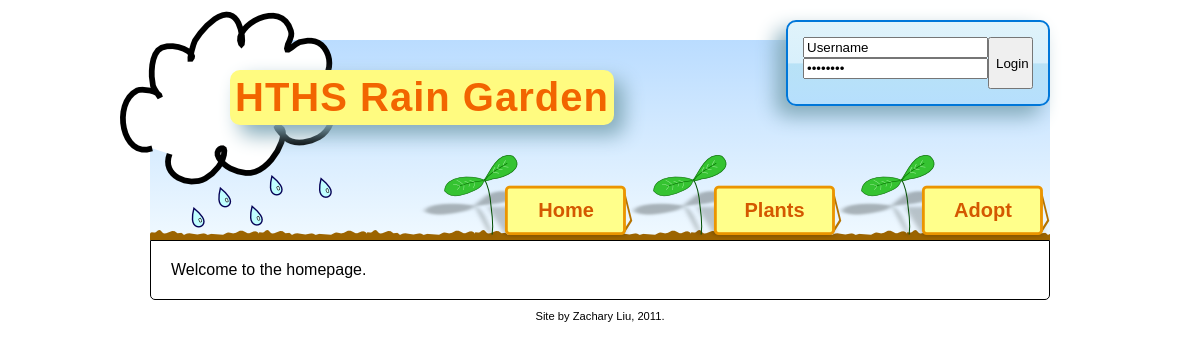
The page / on the database its author committed.
### tables this page shows
CREATE TABLE IF NOT EXISTS `pages` (
  `id` int(11) NOT NULL AUTO_INCREMENT,
  `slug` varchar(100) NOT NULL,
  `name` varchar(100) NOT NULL,
  `content` text NOT NULL,
  PRIMARY KEY (`id`)
);

### application/libraries/Template.php (called while the page is built)
<?php
class Template {
    public function render($name, $content) {
        $CI =& get_instance();
        $data['name'] = $name;
        $data['content'] = $content;
        $CI->load->model('Pages_model');
        $data['list'] = $CI->Pages_model->get_list();
        $CI->load->view('template', $data);
    }
}

### application/controllers/home.php (called while the page is built)
<?php
class Home extends CI_Controller {
    public function index() {
        $name = "Home";
        $content = $this->load->view('home', '', true);
        $this->template->render($name, $content);
    }
}

### index.php (called while the page is built, shortened)
<?php
require_once BASEPATH.'core/CodeIgniter'.EXT;

### application/models/pages_model.php (called while the page is built, shortened)
<?php
class Pages_model extends CI_Model {
	public function get_list() {
		$this->db->select(array('slug', 'name'));
		$this->db->from('pages');
		$query = $this->db->get();
		return $query->result();
	}
}

### application/views/template.php (the view, shortened to what this page needs)
?><!DOCTYPE html>
<html>
<head>
	<link href="<?php echo base_url(); ?>css/main.css" rel="stylesheet" type="text/css" />
</head>
<body>
	<div id="wrap">
		<div id="header">
		<h1><?php echo anchor("", "HTHS Rain Garden"); ?></h1>
		<div id="user">
		</div>
		<ul>
		<?php foreach ($list as $row): ?>
		<li><?php echo anchor($row->slug, $row->name); ?></li>
		<?php endforeach; ?>
		</ul>
		</div>
		<div id="main">
		<?php echo $content; ?>
		</div>
		<div id="footer">
		Site by Zachary Liu, 2011.
		</div>
</body>
</html>

### css/main.css (style rules this page uses)
body { margin: 0; padding: 0; font-family: 'Helvetica', sans-serif; }
#wrap { width: 900px; margin-left: auto; margin-right: auto; }
#header { margin-top: 40px; height: 200px; position: relative; -moz-border-radius: 100px 0px 0px; -webkit-border-radius: 100px 0px 0px 0px; border-radius: 100px 0px 0px; background: rgb(186,220,255); background: -moz-linear-gradient(top, rgba(186,220,255,1) 0%, rgba(240,249,255,1) 100%); background: -webkit-gradient(linear, left top, left bottom, color-stop(0%,rgba(186,220,255,1)), color-stop(100%,rgba(240,249,255,1))); background: -webkit-linear-gradient(top, rgba(186,220,255,1) 0%,rgba(240,249,255,1) 100%); background: -o-linear-gradient(top, rgba(186,220,255,1) 0%,rgba(240,249,255,1) 100%); background: -ms-linear-gradient(top, rgba(186,220,255,1) 0%,rgba(240,249,255,1) 100%); filter: progid:DXImageTransform.Microsoft.gradient( startColorstr='#badcff', endColorstr='#f0f9ff',GradientType=0 ); background: linear-gradient(top, rgba(186,220,255,1) 0%,rgba(240,249,255,1) 100%); }
#header #user { position: absolute; right: 0; top: -20px; padding: 15px; box-shadow: -10px 10px 20px #84ABBA; -webkit-box-shadow: -10px 10px 20px #84ABBA; -moz-box-shadow: -10px 10px 20px #84ABBA; border-radius: 10px; -webkit-border-radius: 10px; -moz-border-radius: 10px; border: 2px solid #0077D9; background: rgb(224,243,250); background: -moz-linear-gradient(top, rgba(224,243,250,1) 0%, rgba(216,240,252,1) 50%, rgba(184,226,246,1) 51%, rgba(182,223,253,1) 100%); background: -webkit-gradient(linear, left top, left bottom, color-stop(0%,rgba(224,243,250,1)), color-stop(50%,rgba(216,240,252,1)), color-stop(51%,rgba(184,226,246,1)), color-stop(100%,rgba(182,223,253,1))); background: -webkit-linear-gradient(top, rgba(224,243,250,1) 0%,rgba(216,240,252,1) 50%,rgba(184,226,246,1) 51%,rgba(182,223,253,1) 100%); background: -o-linear-gradient(top, rgba(224,243,250,1) 0%,rgba(216,240,252,1) 50%,rgba(184,226,246,1) 51%,rgba(182,223,253,1) 100%); background: -ms-linear-gradient(top, rgba(224,243,250,1) 0%,rgba(216,240,252,1) 50%,rgba(184,226,246,1) 51%,rgba(182,223,253,1) 100%); filter: progid:DXImageTransform.Microsoft.gradient( startColorstr='#e0f3fa', endColorstr='#b6dffd',GradientType=0 ); background: linear-gradient(top, rgba(224,243,250,1) 0%,rgba(216,240,252,1) 50%,rgba(184,226,246,1) 51%,rgba(182,223,253,1) 100%); }
#header h1 { margin: 0; padding: 5px; font-size: 2.5em; font-weight: bold; float: left; position: absolute; top: 30px; left: 80px; background-color: #FFFB80; color: #F26500; letter-spacing: 1px; border-radius: 10px; -webkit-border-radius: 10px; -moz-border-radius: 10px; box-shadow: 10px 10px 20px #84ABBA; -webkit-box-shadow: 10px 10px 20px #84ABBA; -moz-box-shadow: 10px 10px 20px #84ABBA; }
#header h1 a { text-decoration: none; color: inherit; }
#header ul { list-style: none; margin: 0; padding: 0; position: absolute; bottom: -5px; right: 0; z-index: 10; }
#header li { display: inline-block; background: url('../img/button.png'); width: 214px; height: 86px; margin-left: -10px; position: relative; }
#header li a { display: block; position: absolute; top: 44px; left: 90px; right: 10px; bottom: 20px; font-weight: bold; text-decoration: none; color: #D45800; font-size: 20px; text-align: center; }
#main { padding: 20px; border: 1px solid black; border-radius: 0 0 5px 5px; }
#footer { margin: 10px 0 10px 0; text-align: center; font-size: 0.7em; }

### rows shown on the page
pages: anchor($row->slug, $row->name) "Home"
pages: anchor($row->slug, $row->name) "Plants"
pages: anchor($row->slug, $row->name) "Adopt"

### other values the page prints
anchor("", "HTHS Rain Garden") "HTHS Rain Garden"
